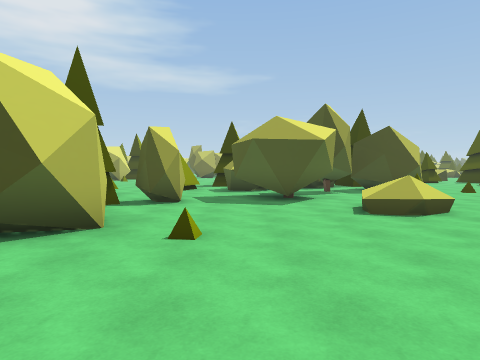
View 1 (above)

24 first-person views from a walk through a Unity game level. The camera is 1.5 m above the floor, tilts 2° down and sees 75° across. The floor is counted in squares, 2 m on a side. Each view is taken from the middle of a square. On the plan, view 1 faces up. The plan holds only what a view shows up to about 10 squares ahead; the rest is blank. The place goes on beyond the plan. The player character is not drawn.

View 2
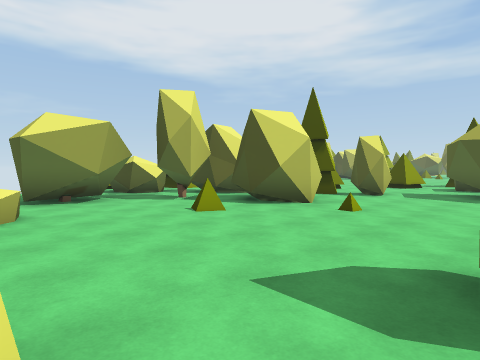

View 3
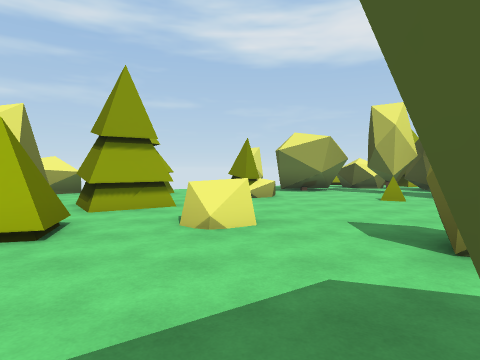

View 4
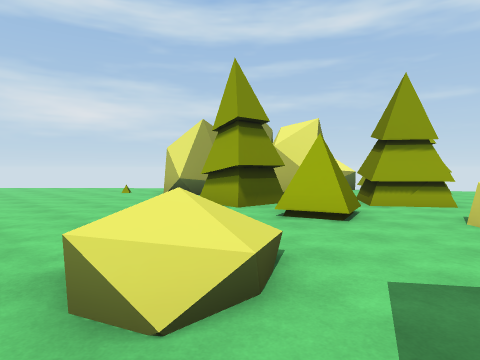

View 5
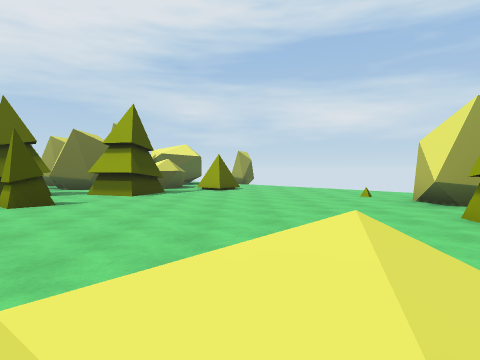

View 6
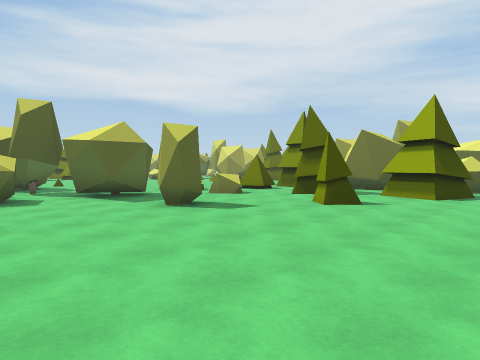

View 7
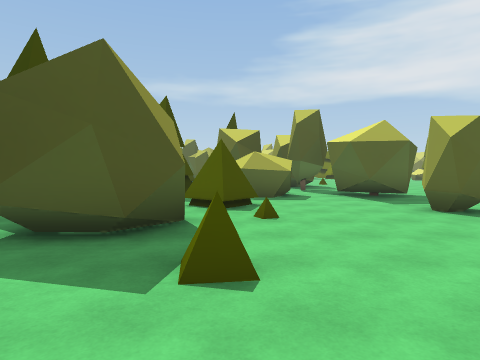

View 8
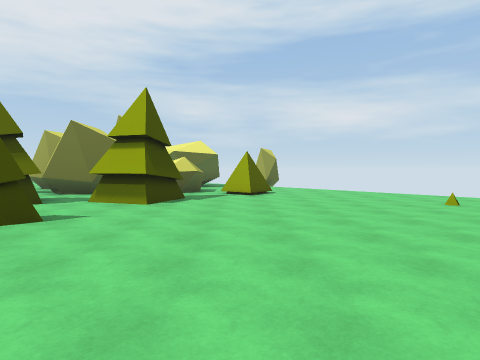

View 9
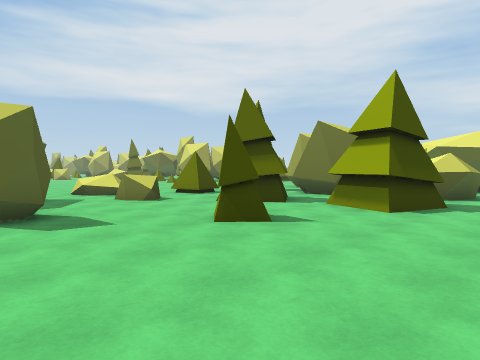

View 10
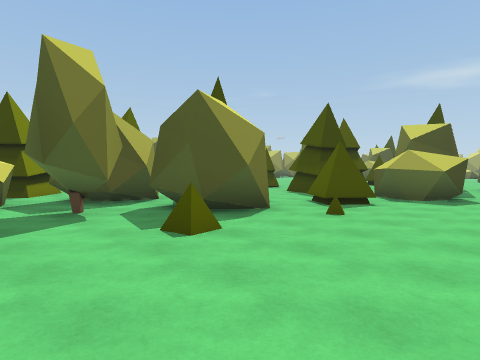

View 11
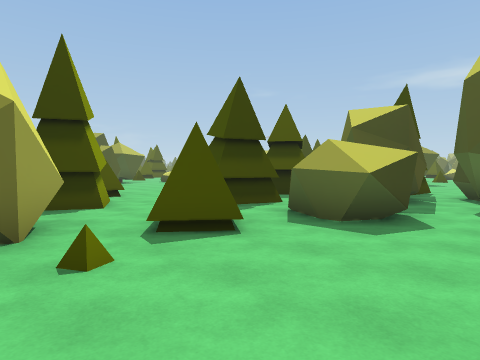

View 12
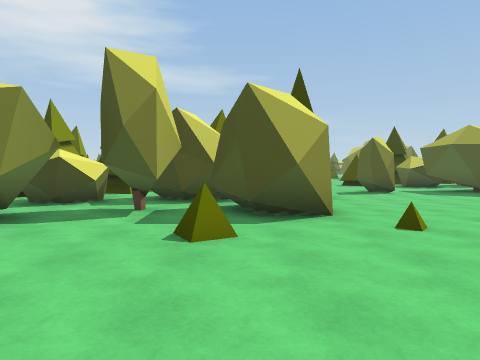

View 13
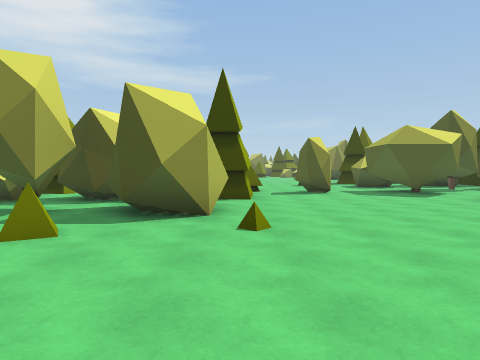

View 14
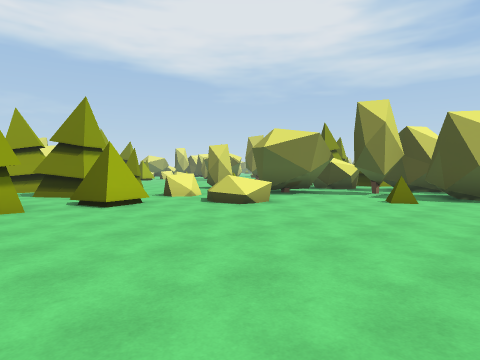

View 15
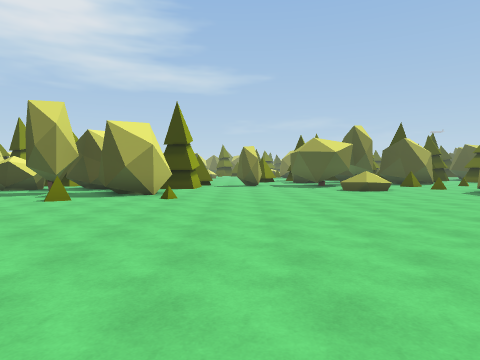

View 16
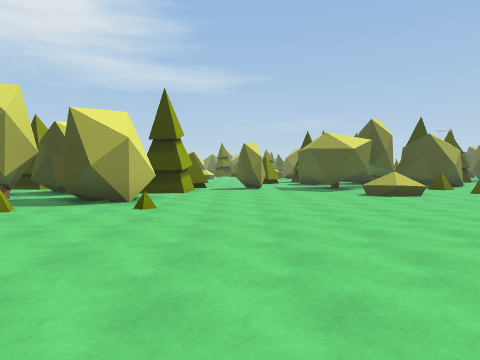

View 17
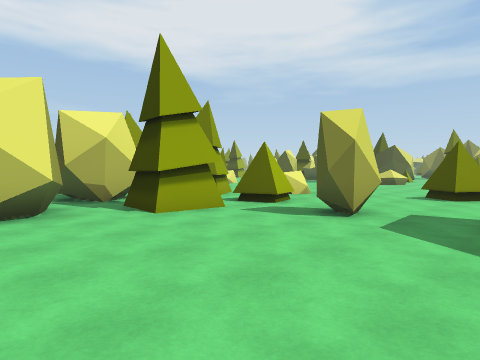

View 18
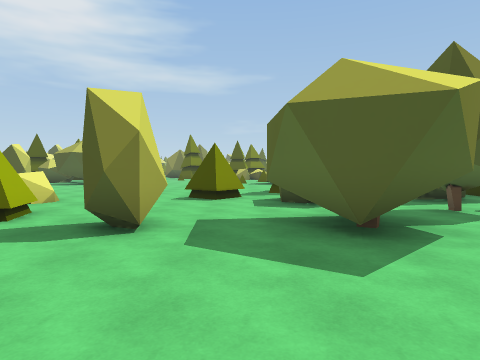

View 19
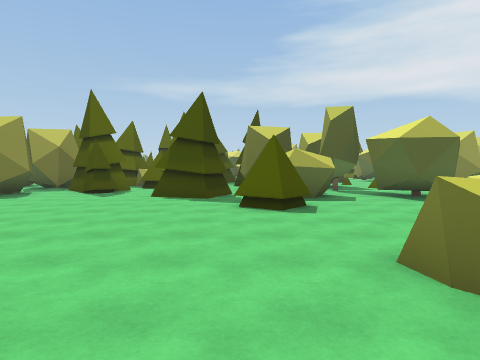

View 20
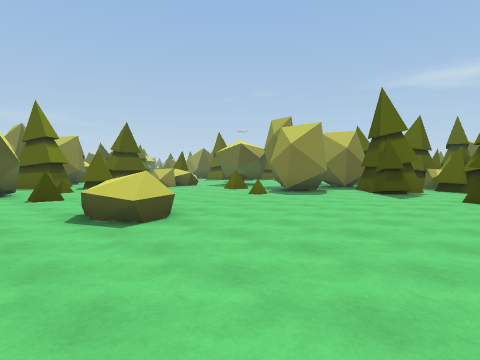

View 21
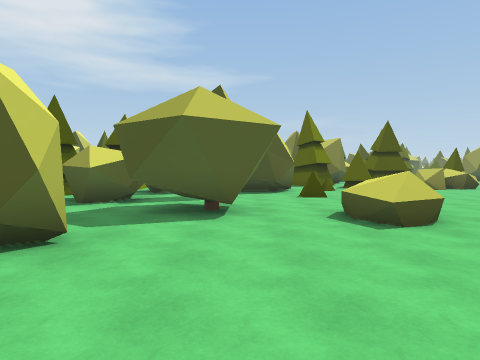

View 22
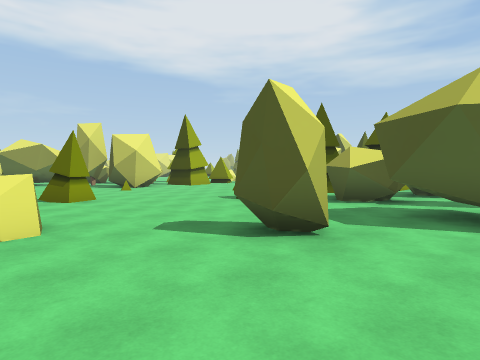

View 23
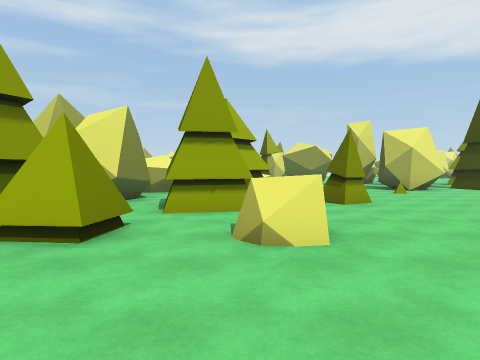

View 24
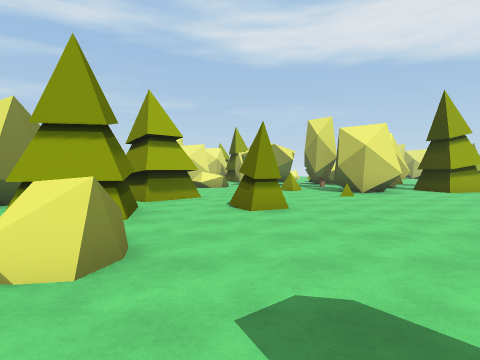

### Floor plan
Key: @ floor where view 1 was taken; # wall or solid block; x gap in a wall; . floor; / step, stairs or slope; = window, fence, low wall or low ledge; ^ raised ledge.
Columns run from 6 left of view 1 to 28 right of it. Each row starts with its distance up from view 1.
 16                          #.=
 15                      #  ##..
 14             #.       x. ....
 13             ....     #.  .#. ..
 12             #....   ##.x...  ...
 11             #.....   ..##.. ...=.##
 10      ....#  .=...... ..##.^^.......
  9   #....  . #..............^.......#
  8    ...###.  ..........#...........#
  7    ##..... .....#..................
  6    ....../.........^#............#
  5  #  #...//.   #x##.#=............#
  4 #####.....   .#. #..... ......#...
  3  #........   #.....#..   .....###
  2  #.#.....    ####.....    ^.....##
  1 ##.......    ..##.#..    ..........
  0 ##....@.#.   .#......#####.#....##.
 -1  .=........# .#x##...## # ...#..##.
 -2   ##..^^........#.#.... #  #.....x.
 -3    ....x.../..=...##.#.##.##.....x.
 -4  ... #.x..=/.....#...#...........^^
 -5  #  ##.##. ............#.##........
 -6  # ..  ... .........####.##........
 -7  ##### #..........#.###....=.......
 -8      # ............................
 -9       ##.......#......=............
-10        #...........^.==...........
-11        ..........#...............
-12       ........##.##.#............
-13       ........##.x..............
-14        .....#.. .#..#..........
-15         ...##.# ##     ..... .

Positions as (right, up) in squares from view 1, and headings:
1: (0, 0), facing up
2: (2, -2), facing up-left
3: (5, -2), facing left
4: (6, -2), facing down-left
5: (5, -3), facing down
6: (6, -3), facing down-right
7: (6, -3), facing right
8: (6, -5), facing down
9: (6, -6), facing down-right
10: (6, -6), facing up-right
11: (10, -6), facing up-right
12: (19, -11), facing up
13: (21, -11), facing up
14: (21, -15), facing up-left
15: (23, -15), facing up
16: (23, -13), facing up
17: (26, -6), facing up-left
18: (25, -5), facing up
19: (18, 4), facing right
20: (18, 5), facing up-right
21: (18, 5), facing up
22: (18, 5), facing up-left
23: (17, 5), facing left
24: (16, 7), facing left
